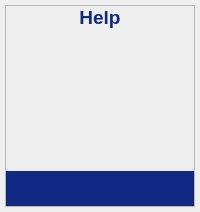
                   <widget class="QWidget" name="helpPage">
                    <layout class="QHBoxLayout" name="horizontalLayout_33">
                     <property name="spacing">
                      <number>5</number>
                     </property>
                     <property name="leftMargin">
                      <number>5</number>
                     </property>
                     <property name="topMargin">
                      <number>5</number>
                     </property>
                     <property name="rightMargin">
                      <number>5</number>
                     </property>
                     <property name="bottomMargin">
                      <number>5</number>
                     </property>
                     <item>
                      <widget class="QFrame" name="frame_12">
                       <property name="frameShape">
                        <enum>QFrame::Shape::StyledPanel</enum>
                       </property>
                       <property name="frameShadow">
                        <enum>QFrame::Shadow::Raised</enum>
                       </property>
                       <layout class="QVBoxLayout" name="verticalLayout_43">
                        <property name="spacing">
                         <number>0</number>
                        </property>
                        <property name="leftMargin">
                         <number>0</number>
                        </property>
                        <property name="topMargin">
                         <number>0</number>
                        </property>
                        <property name="rightMargin">
                         <number>0</number>
                        </property>
                        <property name="bottomMargin">
                         <number>0</number>
                        </property>
                        <item>
                         <widget class="QLabel" name="label_21">
                          <property name="font">
                           <font>
                            <pointsize>14</pointsize>
                            <bold>true</bold>
                           </font>
                          </property>
                          <property name="styleSheet">
                           <string notr="true">QLabel {
    color: rgb(16, 42, 131);
    border: none;
}</string>
                          </property>
                          <property name="text">
                           <string>Help</string>
                          </property>
                          <property name="alignment">
                           <set>Qt::AlignmentFlag::AlignCenter</set>
                          </property>
                         </widget>
                        </item>
                        <item>
                         <spacer name="verticalSpacer_2">
                          <property name="orientation">
                           <enum>Qt::Orientation::Vertical</enum>
                          </property>
                          <property name="sizeHint" stdset="0">
                           <size>
                            <width>20</width>
                            <height>142</height>
                           </size>
                          </property>
                         </spacer>
                        </item>
                        <item>
                         <widget class="QPushButton" name="back2PushButton">
                          <property name="font">
                           <font>
                            <pointsize>12</pointsize>
                           </font>
                          </property>
                          <property name="styleSheet">
                           <string notr="true">QPushButton {
	color: rgb(255, 255, 255);	
	background-color: rgb(16, 42, 131);
	border-color: transparent;
	border-style: outset;
	border-radius: 20px;
	border-width: 2px;
	padding: 6px;
}

QPushButton:hover {
	color: rgb(16, 42, 131);
	background-color: rgb(167, 198, 229);
	border-color: rgb(16, 42, 131);
}

QPushButton:disabled {
	background-color: rgb(172, 172, 172);
}</string>
                          </property>
                          <property name="text">
                           <string/>
                          </property>
                          <property name="icon">
                           <iconset resource="resources.qrc">
                            <normaloff>:/icons/icons/arrow-left.svg</normaloff>:/icons/icons/arrow-left.svg</iconset>
                          </property>
                          <property name="iconSize">
                           <size>
                            <width>24</width>
                            <height>24</height>
                           </size>
                          </property>
                         </widget>
                        </item>
                       </layout>
                      </widget>
                     </item>
                    </layout>
                   </widget>
